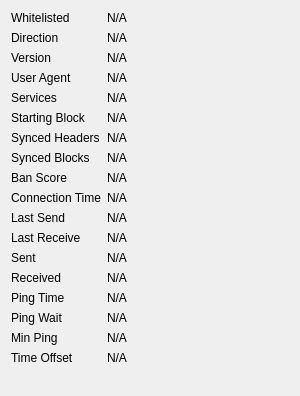
             <widget class="QWidget" name="detailWidget">
              <property name="geometry">
               <rect>
                <x>0</x>
                <y>0</y>
                <width>300</width>
                <height>396</height>
               </rect>
              </property>
              <property name="minimumSize">
               <size>
                <width>300</width>
                <height>0</height>
               </size>
              </property>
              <layout class="QGridLayout" name="gridLayout_2" columnstretch="0,1">
               <item row="0" column="0">
                <widget class="QLabel" name="label_30">
                 <property name="text">
                  <string>Whitelisted</string>
                 </property>
                </widget>
               </item>
               <item row="0" column="1">
                <widget class="QLabel" name="peerWhitelisted">
                 <property name="cursor">
                  <cursorShape>IBeamCursor</cursorShape>
                 </property>
                 <property name="text">
                  <string>N/A</string>
                 </property>
                 <property name="textFormat">
                  <enum>Qt::PlainText</enum>
                 </property>
                 <property name="textInteractionFlags">
                  <set>Qt::LinksAccessibleByMouse|Qt::TextSelectableByKeyboard|Qt::TextSelectableByMouse</set>
                 </property>
                </widget>
               </item>
               <item row="1" column="0">
                <widget class="QLabel" name="label_23">
                 <property name="text">
                  <string>Direction</string>
                 </property>
                </widget>
               </item>
               <item row="1" column="1">
                <widget class="QLabel" name="peerDirection">
                 <property name="cursor">
                  <cursorShape>IBeamCursor</cursorShape>
                 </property>
                 <property name="text">
                  <string>N/A</string>
                 </property>
                 <property name="textFormat">
                  <enum>Qt::PlainText</enum>
                 </property>
                 <property name="textInteractionFlags">
                  <set>Qt::LinksAccessibleByMouse|Qt::TextSelectableByKeyboard|Qt::TextSelectableByMouse</set>
                 </property>
                </widget>
               </item>
               <item row="2" column="0">
                <widget class="QLabel" name="label_21">
                 <property name="text">
                  <string>Version</string>
                 </property>
                </widget>
               </item>
               <item row="2" column="1">
                <widget class="QLabel" name="peerVersion">
                 <property name="cursor">
                  <cursorShape>IBeamCursor</cursorShape>
                 </property>
                 <property name="text">
                  <string>N/A</string>
                 </property>
                 <property name="textFormat">
                  <enum>Qt::PlainText</enum>
                 </property>
                 <property name="textInteractionFlags">
                  <set>Qt::LinksAccessibleByMouse|Qt::TextSelectableByKeyboard|Qt::TextSelectableByMouse</set>
                 </property>
                </widget>
               </item>
               <item row="3" column="0">
                <widget class="QLabel" name="label_28">
                 <property name="text">
                  <string>User Agent</string>
                 </property>
                </widget>
               </item>
               <item row="3" column="1">
                <widget class="QLabel" name="peerSubversion">
                 <property name="cursor">
                  <cursorShape>IBeamCursor</cursorShape>
                 </property>
                 <property name="text">
                  <string>N/A</string>
                 </property>
                 <property name="textFormat">
                  <enum>Qt::PlainText</enum>
                 </property>
                 <property name="textInteractionFlags">
                  <set>Qt::LinksAccessibleByMouse|Qt::TextSelectableByKeyboard|Qt::TextSelectableByMouse</set>
                 </property>
                </widget>
               </item>
               <item row="4" column="0">
                <widget class="QLabel" name="label_4">
                 <property name="text">
                  <string>Services</string>
                 </property>
                </widget>
               </item>
               <item row="4" column="1">
                <widget class="QLabel" name="peerServices">
                 <property name="cursor">
                  <cursorShape>IBeamCursor</cursorShape>
                 </property>
                 <property name="text">
                  <string>N/A</string>
                 </property>
                 <property name="textFormat">
                  <enum>Qt::PlainText</enum>
                 </property>
                 <property name="textInteractionFlags">
                  <set>Qt::LinksAccessibleByMouse|Qt::TextSelectableByKeyboard|Qt::TextSelectableByMouse</set>
                 </property>
                </widget>
               </item>
               <item row="5" column="0">
                <widget class="QLabel" name="label_29">
                 <property name="text">
                  <string>Starting Block</string>
                 </property>
                </widget>
               </item>
               <item row="5" column="1">
                <widget class="QLabel" name="peerHeight">
                 <property name="cursor">
                  <cursorShape>IBeamCursor</cursorShape>
                 </property>
                 <property name="text">
                  <string>N/A</string>
                 </property>
                 <property name="textFormat">
                  <enum>Qt::PlainText</enum>
                 </property>
                 <property name="textInteractionFlags">
                  <set>Qt::LinksAccessibleByMouse|Qt::TextSelectableByKeyboard|Qt::TextSelectableByMouse</set>
                 </property>
                </widget>
               </item>
               <item row="6" column="0">
                <widget class="QLabel" name="label_27">
                 <property name="text">
                  <string>Synced Headers</string>
                 </property>
                </widget>
               </item>
               <item row="6" column="1">
                <widget class="QLabel" name="peerSyncHeight">
                 <property name="cursor">
                  <cursorShape>IBeamCursor</cursorShape>
                 </property>
                 <property name="text">
                  <string>N/A</string>
                 </property>
                 <property name="textFormat">
                  <enum>Qt::PlainText</enum>
                 </property>
                 <property name="textInteractionFlags">
                  <set>Qt::LinksAccessibleByMouse|Qt::TextSelectableByKeyboard|Qt::TextSelectableByMouse</set>
                 </property>
                </widget>
               </item>
               <item row="7" column="0">
                <widget class="QLabel" name="label_25">
                 <property name="text">
                  <string>Synced Blocks</string>
                 </property>
                </widget>
               </item>
               <item row="7" column="1">
                <widget class="QLabel" name="peerCommonHeight">
                 <property name="cursor">
                  <cursorShape>IBeamCursor</cursorShape>
                 </property>
                 <property name="text">
                  <string>N/A</string>
                 </property>
                 <property name="textFormat">
                  <enum>Qt::PlainText</enum>
                 </property>
                 <property name="textInteractionFlags">
                  <set>Qt::LinksAccessibleByMouse|Qt::TextSelectableByKeyboard|Qt::TextSelectableByMouse</set>
                 </property>
                </widget>
               </item>
               <item row="8" column="0">
                <widget class="QLabel" name="label_24">
                 <property name="text">
                  <string>Ban Score</string>
                 </property>
                </widget>
               </item>
               <item row="8" column="1">
                <widget class="QLabel" name="peerBanScore">
                 <property name="cursor">
                  <cursorShape>IBeamCursor</cursorShape>
                 </property>
                 <property name="text">
                  <string>N/A</string>
                 </property>
                 <property name="textFormat">
                  <enum>Qt::PlainText</enum>
                 </property>
                 <property name="textInteractionFlags">
                  <set>Qt::LinksAccessibleByMouse|Qt::TextSelectableByKeyboard|Qt::TextSelectableByMouse</set>
                 </property>
                </widget>
               </item>
               <item row="9" column="0">
                <widget class="QLabel" name="label_22">
                 <property name="text">
                  <string>Connection Time</string>
                 </property>
                </widget>
               </item>
               <item row="9" column="1">
                <widget class="QLabel" name="peerConnTime">
                 <property name="cursor">
                  <cursorShape>IBeamCursor</cursorShape>
                 </property>
                 <property name="text">
                  <string>N/A</string>
                 </property>
                 <property name="textFormat">
                  <enum>Qt::PlainText</enum>
                 </property>
                 <property name="textInteractionFlags">
                  <set>Qt::LinksAccessibleByMouse|Qt::TextSelectableByKeyboard|Qt::TextSelectableByMouse</set>
                 </property>
                </widget>
               </item>
               <item row="10" column="0">
                <widget class="QLabel" name="label_15">
                 <property name="text">
                  <string>Last Send</string>
                 </property>
                </widget>
               </item>
               <item row="10" column="1">
                <widget class="QLabel" name="peerLastSend">
                 <property name="cursor">
                  <cursorShape>IBeamCursor</cursorShape>
                 </property>
                 <property name="text">
                  <string>N/A</string>
                 </property>
                 <property name="textFormat">
                  <enum>Qt::PlainText</enum>
                 </property>
                 <property name="textInteractionFlags">
                  <set>Qt::LinksAccessibleByMouse|Qt::TextSelectableByKeyboard|Qt::TextSelectableByMouse</set>
                 </property>
                </widget>
               </item>
               <item row="11" column="0">
                <widget class="QLabel" name="label_19">
                 <property name="text">
                  <string>Last Receive</string>
                 </property>
                </widget>
               </item>
               <item row="11" column="1">
                <widget class="QLabel" name="peerLastRecv">
                 <property name="cursor">
                  <cursorShape>IBeamCursor</cursorShape>
                 </property>
                 <property name="text">
                  <string>N/A</string>
                 </property>
                 <property name="textFormat">
                  <enum>Qt::PlainText</enum>
                 </property>
                 <property name="textInteractionFlags">
                  <set>Qt::LinksAccessibleByMouse|Qt::TextSelectableByKeyboard|Qt::TextSelectableByMouse</set>
                 </property>
                </widget>
               </item>
               <item row="12" column="0">
                <widget class="QLabel" name="label_18">
                 <property name="text">
                  <string>Sent</string>
                 </property>
                </widget>
               </item>
               <item row="12" column="1">
                <widget class="QLabel" name="peerBytesSent">
                 <property name="cursor">
                  <cursorShape>IBeamCursor</cursorShape>
                 </property>
                 <property name="text">
                  <string>N/A</string>
                 </property>
                 <property name="textFormat">
                  <enum>Qt::PlainText</enum>
                 </property>
                 <property name="textInteractionFlags">
                  <set>Qt::LinksAccessibleByMouse|Qt::TextSelectableByKeyboard|Qt::TextSelectableByMouse</set>
                 </property>
                </widget>
               </item>
               <item row="13" column="0">
                <widget class="QLabel" name="label_20">
                 <property name="text">
                  <string>Received</string>
                 </property>
                </widget>
               </item>
               <item row="13" column="1">
                <widget class="QLabel" name="peerBytesRecv">
                 <property name="cursor">
                  <cursorShape>IBeamCursor</cursorShape>
                 </property>
                 <property name="text">
                  <string>N/A</string>
                 </property>
                 <property name="textFormat">
                  <enum>Qt::PlainText</enum>
                 </property>
                 <property name="textInteractionFlags">
                  <set>Qt::LinksAccessibleByMouse|Qt::TextSelectableByKeyboard|Qt::TextSelectableByMouse</set>
                 </property>
                </widget>
               </item>
               <item row="14" column="0">
                <widget class="QLabel" name="label_26">
                 <property name="text">
                  <string>Ping Time</string>
                 </property>
                </widget>
               </item>
               <item row="14" column="1">
                <widget class="QLabel" name="peerPingTime">
                 <property name="cursor">
                  <cursorShape>IBeamCursor</cursorShape>
                 </property>
                 <property name="text">
                  <string>N/A</string>
                 </property>
                 <property name="textFormat">
                  <enum>Qt::PlainText</enum>
                 </property>
                 <property name="textInteractionFlags">
                  <set>Qt::LinksAccessibleByMouse|Qt::TextSelectableByKeyboard|Qt::TextSelectableByMouse</set>
                 </property>
                </widget>
               </item>
               <item row="15" column="0">
                <widget class="QLabel" name="peerPingWaitLabel">
                 <property name="toolTip">
                  <string>The duration of a currently outstanding ping.</string>
                 </property>
                 <property name="text">
                  <string>Ping Wait</string>
                 </property>
                </widget>
               </item>
               <item row="15" column="1">
                <widget class="QLabel" name="peerPingWait">
                 <property name="cursor">
                  <cursorShape>IBeamCursor</cursorShape>
                 </property>
                 <property name="text">
                  <string>N/A</string>
                 </property>
                 <property name="textFormat">
                  <enum>Qt::PlainText</enum>
                 </property>
                 <property name="textInteractionFlags">
                  <set>Qt::LinksAccessibleByMouse|Qt::TextSelectableByKeyboard|Qt::TextSelectableByMouse</set>
                 </property>
                </widget>
               </item>
               <item row="16" column="0">
                <widget class="QLabel" name="peerMinPingLabel">
                 <property name="text">
                  <string>Min Ping</string>
                 </property>
                </widget>
               </item>
               <item row="16" column="1">
                <widget class="QLabel" name="peerMinPing">
                 <property name="cursor">
                  <cursorShape>IBeamCursor</cursorShape>
                 </property>
                 <property name="text">
                  <string>N/A</string>
                 </property>
                 <property name="textFormat">
                  <enum>Qt::PlainText</enum>
                 </property>
                 <property name="textInteractionFlags">
                  <set>Qt::LinksAccessibleByMouse|Qt::TextSelectableByKeyboard|Qt::TextSelectableByMouse</set>
                 </property>
                </widget>
               </item>
               <item row="17" column="0">
                <widget class="QLabel" name="label_timeoffset">
                 <property name="text">
                  <string>Time Offset</string>
                 </property>
                </widget>
               </item>
               <item row="17" column="1">
                <widget class="QLabel" name="timeoffset">
                 <property name="cursor">
                  <cursorShape>IBeamCursor</cursorShape>
                 </property>
                 <property name="text">
                  <string>N/A</string>
                 </property>
                 <property name="textFormat">
                  <enum>Qt::PlainText</enum>
                 </property>
                 <property name="textInteractionFlags">
                  <set>Qt::LinksAccessibleByMouse|Qt::TextSelectableByKeyboard|Qt::TextSelectableByMouse</set>
                 </property>
                </widget>
               </item>
               <item row="18" column="0">
                <spacer name="verticalSpacer_3">
                 <property name="orientation">
                  <enum>Qt::Vertical</enum>
                 </property>
                 <property name="sizeHint" stdset="0">
                  <size>
                   <width>20</width>
                   <height>40</height>
                  </size>
                 </property>
                </spacer>
               </item>
              </layout>
             </widget>
